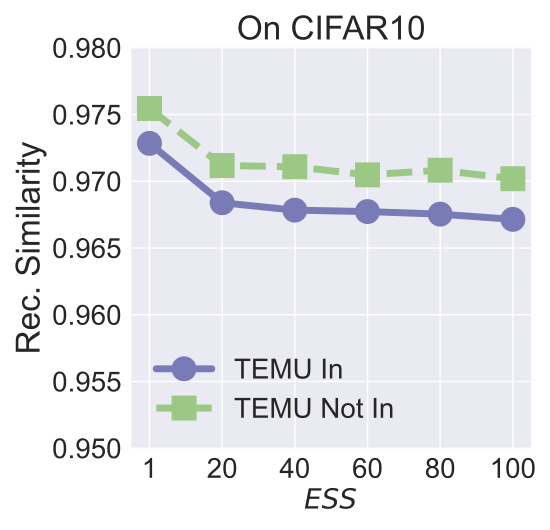

Python code for this plot:


import numpy as np
import matplotlib.pyplot as plt

epsilon = 3
beta = 1 / epsilon


x=[1, 2, 3, 4, 5, 6]
# validation_for_plt =[97,95.8600, 94.9400, 93.5400, 93.2400]
# attack_for_plt=[0, 0.3524, 0, 0.1762, 0.1762]
# basic_for_plt=[99.8, 99.8, 99.8, 99.8, 99.8]

labels = ['1', '20', '40', '60', '80', '100' ]
# unl_org = [97.77, 97.55, 97.35, 97.29, 97.21, 97.21]

# unl_hess_r = [96.6, 96.66, 96.04, 95.94, 95.85, 97.21]
unl_mib = [0.97284, 0.96839, 0.967836, 0.96773, 0.967538, 0.967148]

unl_muv = [0.97545, 0.97118, 0.971089, 0.97048, 0.97083, 0.97019]
# unl_ss_wo = [94.32, 94.53, 94.78, 93.38, 94.04, 97.21]

for i in range(len(x)):
    unl_mib[i] = unl_mib[i]
    unl_muv[i] = unl_muv[i]

plt.style.use('seaborn')
plt.figure(figsize=(5.5, 5.3))
l_w=5
m_s=15
marker_s = 3
markevery=1
#plt.figure(figsize=(8, 5.3))
#plt.plot(x, unl_fr, color='blue', marker='^', label='Retrain',linewidth=l_w, markersize=m_s)
plt.plot(x, unl_mib, linestyle='-', color='#797BB7', marker='o', fillstyle='full', markevery=markevery,
         label='TEMU In', linewidth=l_w, markersize=m_s, markeredgewidth=marker_s)

#plt.plot(x, unl_ss_w, color='g',  marker='*',  label='PriMU$_{w}$',linewidth=l_w, markersize=m_s)
plt.plot(x, unl_muv, linestyle='--', color='#9BC985',  marker='s', fillstyle='full', markevery=markevery,
         label='TEMU Not In',linewidth=l_w, markersize=m_s, markeredgewidth=marker_s)

# plt.plot(x, unl_mib, linestyle=':', color='r',  marker='^', fillstyle='none', markevery=markevery,
#          label='VBU', linewidth=l_w,  markersize=m_s, markeredgewidth=marker_s)

# plt.plot(x, unl_hess_r, linestyle='-.', color='k',  marker='D', fillstyle='none', markevery=markevery,
#          label='HBFU',linewidth=l_w, markersize=m_s, markeredgewidth=marker_s)



#plt.plot(x, unl_vibu, color='silver',  marker='d',  label='VIBU',linewidth=4,  markersize=10)

# plt.plot(x, y_sa03, color='r',  marker='2',  label='AAAI21 A_acc, pr=0.3',linewidth=3, markersize=8)
# plt.plot(x, y_sa05, color='darkblue',  marker='4',  label='AAAI21 A_acc, pr=0.5',linewidth=3, markersize=8)
# plt.plot(x, y_ma03, color='darkviolet',  marker='3',  label='FedMC A_acc, pr=0.3',linewidth=3, markersize=8)
# plt.plot(x, y_ma05, color='cyan',  marker='p',  label='FedMC A_acc, pr=0.5',linewidth=3, markersize=8)


# plt.grid()
leg = plt.legend(fancybox=True, shadow=True)
# plt.xlabel('Malicious Client Ratio (%)' ,fontsize=16)
plt.ylabel('Rec. Similarity' ,fontsize=24)
my_y_ticks = np.arange(0.95, 0.981, 0.005)
plt.yticks(my_y_ticks,fontsize=20)
plt.xlabel('$\it{ESS}$' ,fontsize=20)

plt.xticks(x, labels, fontsize=20)
plt.title('On CIFAR10', fontsize=24)

#plt.annotate(r"1e-1", xy=(0.1, 1.01), xycoords='axes fraction', xytext=(-10, 10),textcoords='offset points', ha='right', va='center', fontsize=15)

# plt.title('(c) Utility Preservation', fontsize=24)
plt.legend(loc='lower left',fontsize=20)
plt.tight_layout()
#plt.title("MNIST")
plt.rcParams['figure.figsize'] = (2.0, 1)
plt.rcParams['image.interpolation'] = 'nearest'
plt.rcParams['figure.subplot.left'] = 0.11
plt.rcParams['figure.subplot.bottom'] = 0.08
plt.rcParams['figure.subplot.right'] = 0.977
plt.rcParams['figure.subplot.top'] = 0.969
plt.savefig('cifar10_rec_sim_sample_size_sim_analysis.pdf', format='pdf', dpi=200)
plt.show()
